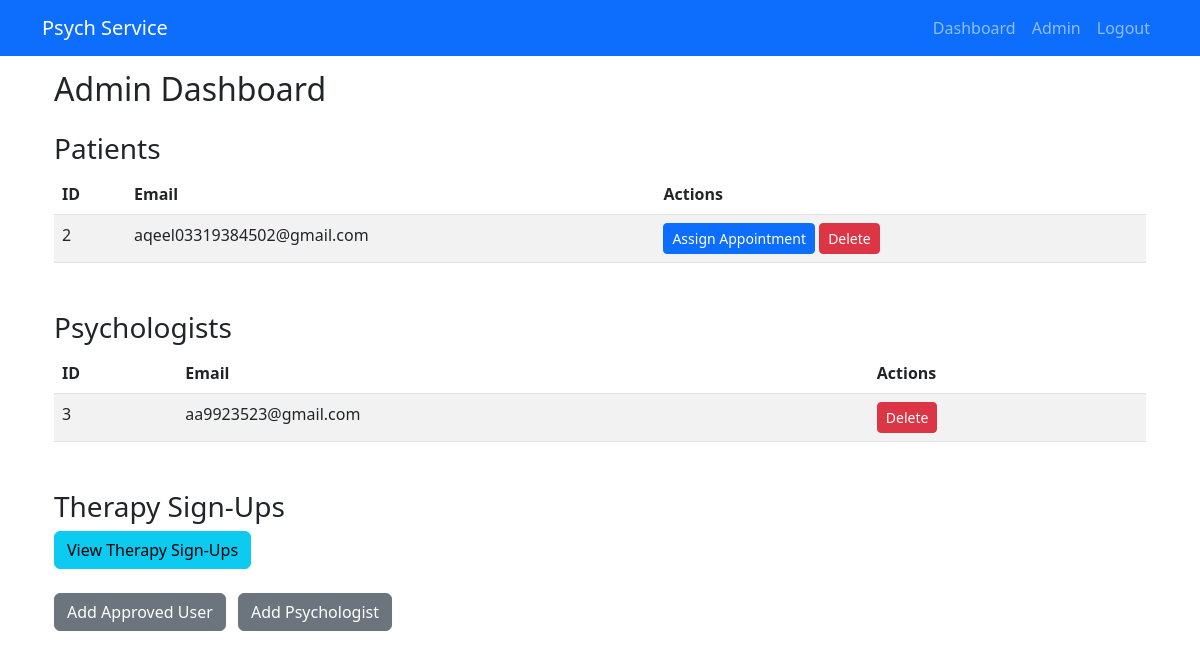
The page /admin (signed in) on the database its author committed.
### index.py (models this page shows)
class User(UserMixin, db.Model):
    id = db.Column(db.Integer, primary_key=True)
    email = db.Column(db.String(150), unique=True, nullable=False)
    password = db.Column(db.String(60), nullable=False)
    role = db.Column(db.String(20), nullable=False, default='patient')  # Options: 'admin', 'psychologist', 'approved', 'patient'

### index.py (the view)
@app.route('/admin')
@login_required
@privileged_required
def admin_dashboard():
    patients = User.query.filter_by(role='patient').all()
    psychologists = User.query.filter_by(role='psychologist').all()
    return render_template('admin_dashboard.html', patients=patients, psychologists=psychologists)

### index.py (called while the page is built)
@login_manager.user_loader
def load_user(user_id):
    return User.query.get(int(user_id))

@app.context_processor
def inject_now():
    return {'now': datetime.utcnow}

@app.context_processor
def inject_current_year():
    return {'current_year': datetime.utcnow().year}

def privileged_required(f):
    @wraps(f)
    def decorated_function(*args, **kwargs):
        if current_user.role not in ['admin', 'approved']:
            abort(403)
        return f(*args, **kwargs)
    return decorated_function

### templates/admin_dashboard.html (shortened to what this page needs)
{% extends "base.html" %}
{% block content %}
<div class="container">
  <h2 class="mb-4">Admin Dashboard</h2>
  <h3>Patients</h3>
  {% if patients %}
    <table class="table table-striped">
      <thead>
        <tr>
          <th>ID</th>
          <th>Email</th>
          <th>Actions</th>
        </tr>
      </thead>
      <tbody>
        {% for patient in patients %}
        <tr>
          <td>{{ patient.id }}</td>
          <td>{{ patient.email }}</td>
          <td>
            <a href="{{ url_for('assign_patient', patient_id=patient.id) }}" class="btn btn-sm btn-primary">Assign Appointment</a>
            <form action="{{ url_for('delete_user', user_id=patient.id) }}" method="post" style="display:inline;">
              <button type="submit" class="btn btn-sm btn-danger" onclick="return confirm('Are you sure you want to delete this user?');">Delete</button>
            </form>
          </td>
        </tr>
        {% endfor %}
      </tbody>
    </table>
  {% else %}
    <p>No patients registered.</p>
  {% endif %}
  <h3 class="mt-5">Psychologists</h3>
  {% if psychologists %}
    <table class="table table-striped">
      <thead>
        <tr>
          <th>ID</th>
          <th>Email</th>
          <th>Actions</th>
        </tr>
      </thead>
      <tbody>
        {% for psychologist in psychologists %}
        <tr>
          <td>{{ psychologist.id }}</td>
          <td>{{ psychologist.email }}</td>
          <td>
            <form action="{{ url_for('delete_user', user_id=psychologist.id) }}" method="post" style="display:inline;">
              <button type="submit" class="btn btn-sm btn-danger" onclick="return confirm('Are you sure you want to delete this user?');">Delete</button>
            </form>
          </td>
        </tr>
        {% endfor %}
      </tbody>
    </table>
  {% else %}
    <p>No psychologists available.</p>
  {% endif %}
  <h3 class="mt-5">Therapy Sign-Ups</h3>
  <div class="mb-3">
    <a href="{{ url_for('admin_therapysignups') }}" class="btn btn-info">View Therapy Sign-Ups</a>
  </div>
  <div class="mt-4">
    <a href="{{ url_for('add_approved_user') }}" class="btn btn-secondary me-2">Add Approved User</a>
    <a href="{{ url_for('add_psychologist') }}" class="btn btn-secondary">Add Psychologist</a>
  </div>
</div>
{% endblock %}

### templates/base.html (style rules this page uses)
body { padding-top: 70px; }

### rows shown on the page
User: id "2", email "aqeel03319384502@gmail.com"
User: id "3", email "aa9923523@gmail.com"
